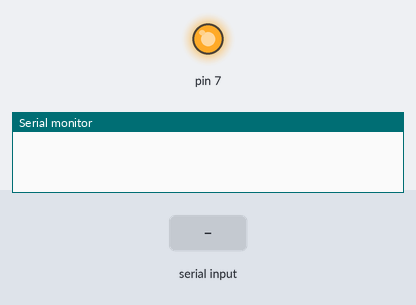
A sketch run on a simulated Arduino Uno, built with avr-gcc and run on an emulated ATmega328P. On the bench: output pins drawn as LEDs (lit = HIGH), the last lines printed to the serial monitor. The inputs (shaded band) are chosen by the test bench.

Above: at 1.2 s.
1.3 s: "W" received over Serial
At 2.5 s:
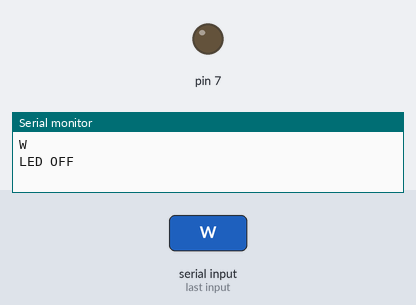
2.8 s: "H" received over Serial
At 3.8 s:
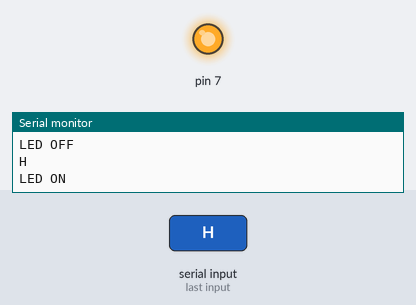
Timing chart, 0 to 5.8 s (numbered marks = the images above; inputs shaded):
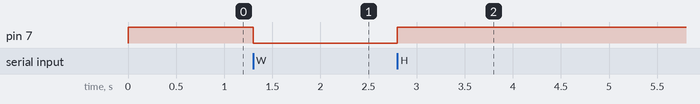

The sketch:

Serial_LED_SwitchStatement_String_.ino
```cpp
void setup() {
  // put your setup code here, to run once:
  pinMode(7, OUTPUT);
  digitalWrite(7, HIGH);

  Serial.begin(9600);

}

void loop() {
  // put your main code here, to run repeatedly:
  handleSerial(); //function to handle serial monitor
}


void handleSerial() { //Serial monitor function
  while (Serial.available() > 0) {

    char    msg = Serial.read();
    Serial.println(msg);
    switch (msg) {
      case'H':
      case'h':
        digitalWrite(7, HIGH);
        Serial.println("LED ON");
        break;

      case'W':
      case'w':
        digitalWrite(7, LOW);
        Serial.println("LED OFF");
    }
  }
}
```

Measured:
- after the input at 1.3 s, pin 7: HIGH → LOW at once
- after the input at 2.8 s, pin 7: LOW → HIGH at once
